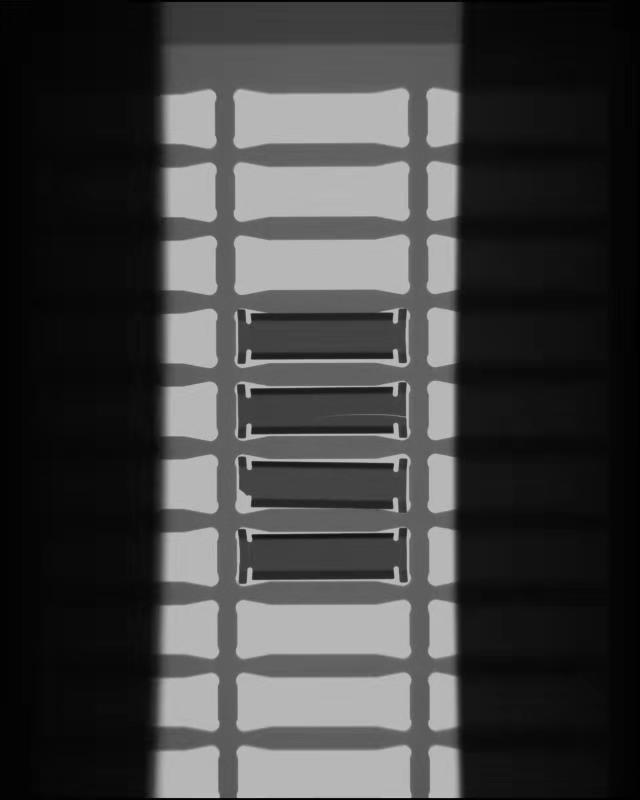
//> input picture project_code/images/ce_02.jpg, 640 x 800 px
$ ./VC_FANFUHAN_OPENCV072   (built with g++ and OpenCV 4)
//> lines starting //> are read from the running program, lines starting //| are printed output that depends on the picture; after the words box and inside, x2 and y2 are one past the last pixel; in counts of white or black regions, pixels touching at a corner belong together
// VC_FANFUHAN_OPENCV072.cpp : 定義主控台應用程式的進入點。
//
/*
// Debug | x32
通用屬性
| C/C++
|	| 一般
|		| 其他 Include 目錄 -> ..\..\opencv411_x64\include
|
| 連結器
| 	|一一般
|		|  其他程式庫目錄 -> ..\..\opencv411_x64\lib
|
| 	|一輸入
|		| 其他相依性 -> opencv_world411d.lib;%(AdditionalDependencies)

// Releas | x64
組態屬性
| C/C++
|	| 一般
|		| 其他 Include 目錄 -> ..\..\opencv411_x64\include;%(AdditionalDependencies)
|
| 連結器
| 	|一般
|		| 其他程式庫目錄 -> ..\..\opencv411_x64\lib;%(AdditionalDependencies)
|
| 	|一輸入
|		| 其他相依性 -> opencv_world411.lib;%(AdditionalDependencies)

*/

#include "stdafx.h"
#include <iostream>
#include <opencv2/opencv.hpp>
#include <opencv2/core/core.hpp>
#include <opencv2/highgui/highgui.hpp>

using namespace std;
using namespace cv;

void blur_demo(Mat &image, Mat &sum);
void edge_demo(Mat &image, Mat &sum);
int getblockSum(Mat &sum, int x1, int y1, int x2, int y2, int i);

void showHistogram(InputArray src, cv::String StrTitle);
void backProjection_demo(Mat &mat, Mat &model);
void blur3x3(Mat &src, Mat *det);

void add_salt_pepper_noise(Mat &image);
void add_gaussian_noise(Mat &image);

void USMImage(Mat src, Mat &usm, float fltPar);

void pyramid_up(Mat &image, vector<Mat> &pyramid_images, int level);
void pyramid_down(vector<Mat> &pyramid_images);

void laplaian_demo(vector<Mat> &pyramid_images, Mat &image);

void connected_component_demo(Mat &image);
void componentwithstats_demo(Mat &image);

void contours_info(Mat &image, vector<vector<Point>> &pts);
void contours_info(Mat &image, vector<vector<Point>> &pts, int threshold01, int threshold02);

void  open_demo(bool blnopen);
void  close_demo();

// [5 lines left out: function pause, not called in this run]
int main()
{
	Mat src = imread("../../images/ce_02.jpg");//Mat src = imread("../../images/test.png");
//> src is the input picture: 800 rows x 640 cols, CV_8UC3; min 0, max 201, mean 63.9
	if (src.empty())
	{
		cout << "could not load image.." << endl;
		pause();
		return -1;
	}
	else
	{
		imshow("input_src", src);
		showHistogram(src, "Histogram_input_src");
//> in showHistogram, `calcHist(&bgr_plane[0], 1, 0, Mat(), b_hist, 1, bins, ranges);`: b_hist = 256 values, max 61586 at index 183, min 0 at index 200, mean 2000
//> in showHistogram, `calcHist(&bgr_plane[1], 1, 0, Mat(), g_hist, 1, bins, ranges);`: g_hist has the same summary as b_hist
//> in showHistogram, `calcHist(&bgr_plane[2], 1, 0, Mat(), r_hist, 1, bins, ranges);`: r_hist has the same summary as b_hist
//> in showHistogram, `normalize(b_hist, b_hist, 0, histImage.rows, NORM_MINMAX, -1);`: b_hist = 256 values, max 400 at index 183, min 0 at index 200, mean 12.99
//> in showHistogram, `normalize(g_hist, g_hist, 0, histImage.rows, NORM_MINMAX, -1);`: g_hist has the same summary as b_hist
//> in showHistogram, `normalize(r_hist, r_hist, 0, histImage.rows, NORM_MINMAX, -1);`: r_hist has the same summary as b_hist
//> after the loop in showHistogram, `for (int i = 1; i < bins[0]; ++i)`:
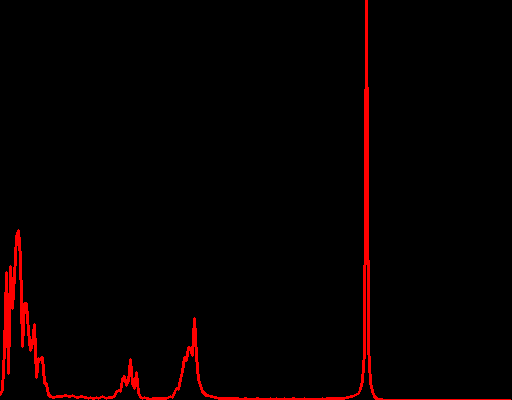
//> histImage: 400 rows x 512 cols, CV_8UC3; mean B, G, R 0, 0, 6.8

		// 二值图像
		Mat gray, binary;
		cvtColor(src, gray, COLOR_BGR2GRAY);
		threshold(gray, binary, 0, 255, THRESH_BINARY_INV | THRESH_OTSU);
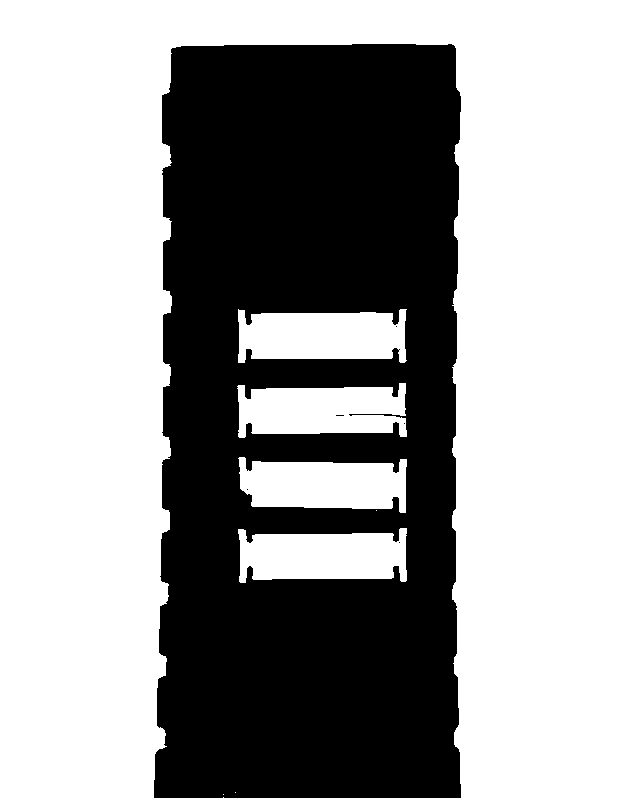
//> binary: 800 rows x 640 cols, CV_8UC1; 62.7% white; 6 black regions (5 under 20 px), largest, box (x1, y1, x2, y2) and area: (154, 44, 461, 798) 190778
		imshow("input_binary", binary);

		// 开操作,去掉一些小块
		Mat se = getStructuringElement(MORPH_RECT, Size(3, 3));
		morphologyEx(binary, binary, MORPH_OPEN, se);
//> binary: 800 rows x 640 cols, CV_8UC1; 62.7% white; 3 black regions (2 under 20 px)
		imshow("OPEN_binary", binary);

		// 绘制轮廓
		vector<vector<Point>> contours;
		vector<Vec4i> hierarchy;
		findContours(binary, contours, hierarchy, RETR_LIST, CHAIN_APPROX_SIMPLE);
//> contours = 9 contours, 3 with area under 20; largest, box (x1, y1, x2, y2) and area: (0, 0, 640, 800) 510561, (153, 43, 462, 799) 221622, (238, 309, 406, 363) 7254, (238, 528, 407, 583) 7173, (238, 383, 407, 438) 7107, (239, 457, 407, 513) 7070
		int height = src.rows;
//> height = 800
		for (size_t t = 0; t < contours.size(); t++) {
			Rect rect = boundingRect(contours[t]);
			double area = contourArea(contours[t]);
			if (rect.height > (height / 2)) {
				continue;
			}
			if (area < 150) {
				continue;
			}
			// 绘制外接矩形
			rectangle(src, rect, Scalar(0, 0, 255), 2);
			// 绘制轮廓
			drawContours(src, contours, t, Scalar(0, 255, 0), 2);
		}
//> this loop made 9 passes
//> (rect, area) on passes 2, 4, 6, 7, 8, 9: (Rect(238, 528, 169, 55), 7173), (Rect(239, 457, 168, 56), 7070), (Rect(238, 383, 169, 55), 7107), (Rect(238, 309, 168, 54), 7254), (Rect(153, 43, 309, 756), 221622.5), (Rect(0, 0, 640, 800), 510561)
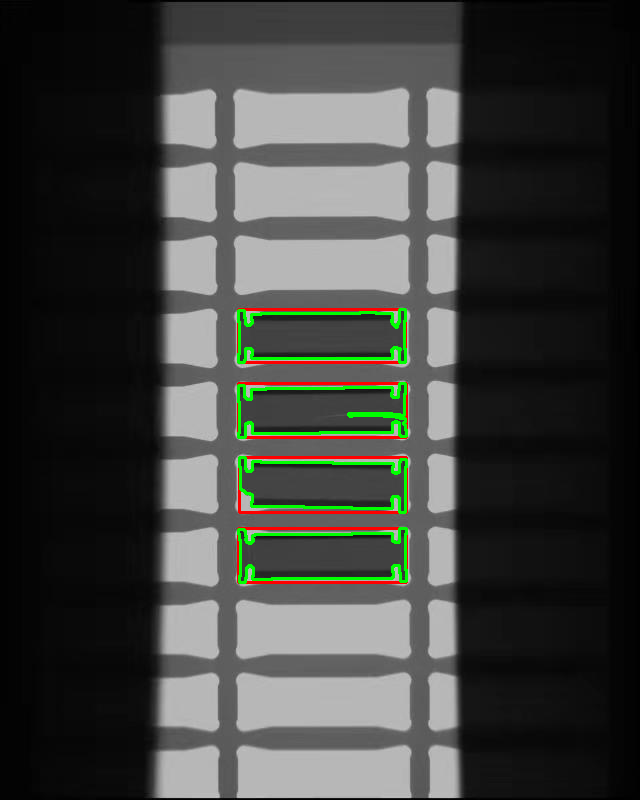
//> src: 800 rows x 640 cols, CV_8UC3; 2.13% of pixels changed, all inside (x1, y1, x2, y2) = (237, 308, 408, 584)
		imshow("result", src);

		waitKey(0);
	}
	return 0;
}
// [350 lines left out: functions close_demo, open_demo, contours_info, contours_info, componentwithstats_demo, connected_component_demo and 5 more, not called in this run]

/**
* 3x3 sobel 垂直边缘检测演示
*/
// [121 lines left out: functions edge_demo, getblockSum, add_gaussian_noise, add_salt_pepper_noise, blur3x3, backProjection_demo, not called in this run]

void showHistogram(InputArray src, cv::String StrTitle)//直方圖
{
	bool blnGray = false;
	if (src.channels() == 1)
	{
		blnGray = true;
	}

	// 三通道/單通道 直方圖 紀錄陣列
	vector<Mat> bgr_plane;
	vector<Mat> gray_plane;

	// 定义参数变量
	const int channels[1] = { 0 };
	const int bins[1] = { 256 };
	float hranges[2] = { 0, 255 };
	const float *ranges[1] = { hranges };
	Mat b_hist, g_hist, r_hist, hist;
	// 计算三通道直方图
	/*
	void calcHist( const Mat* images, int nimages,const int* channels, InputArray mask,OutputArray hist, int dims, const int* histSize,const float** ranges, bool uniform=true, bool accumulate=false );
	1.輸入的圖像數組
	2.輸入數組的個數
	3.通道數
	4.掩碼
	5.直方圖
	6.直方圖維度
	7.直方圖每個維度的尺寸數組
	8.每一維數組的範圍
	9.直方圖是否是均勻
	10.配置階段不清零
	*/
	if (blnGray)
	{
		split(src, gray_plane);
		calcHist(&gray_plane[0], 1, 0, Mat(), hist, 1, bins, ranges);
	}
	else
	{
		split(src, bgr_plane);
		calcHist(&bgr_plane[0], 1, 0, Mat(), b_hist, 1, bins, ranges);
		calcHist(&bgr_plane[1], 1, 0, Mat(), g_hist, 1, bins, ranges);
		calcHist(&bgr_plane[2], 1, 0, Mat(), r_hist, 1, bins, ranges);
	}

	/*
	* 显示直方图
	*/
	int hist_w = 512;
	int hist_h = 400;
	int bin_w = cvRound((double)hist_w / bins[0]);
	Mat histImage = Mat::zeros(hist_h, hist_w, CV_8UC3);
	// 归一化直方图数据
	if (blnGray)
	{
		normalize(hist, hist, 0, histImage.rows, NORM_MINMAX, -1);
	}
	else
	{
		normalize(b_hist, b_hist, 0, histImage.rows, NORM_MINMAX, -1);
		normalize(g_hist, g_hist, 0, histImage.rows, NORM_MINMAX, -1);
		normalize(r_hist, r_hist, 0, histImage.rows, NORM_MINMAX, -1);
	}

	// 绘制直方图曲线
	for (int i = 1; i < bins[0]; ++i)
	{
		if (blnGray)
		{
			line(histImage, Point(bin_w * (i - 1), hist_h - cvRound(hist.at<float>(i - 1))),
				Point(bin_w * (i), hist_h - cvRound(hist.at<float>(i))), Scalar(255, 255, 255),
				2, 8, 0);
		}
		else
		{
			line(histImage, Point(bin_w * (i - 1), hist_h - cvRound(b_hist.at<float>(i - 1))),
				Point(bin_w * (i), hist_h - cvRound(b_hist.at<float>(i))), Scalar(255, 0, 0),
				2, 8, 0);
			line(histImage, Point(bin_w * (i - 1), hist_h - cvRound(g_hist.at<float>(i - 1))),
				Point(bin_w * (i), hist_h - cvRound(g_hist.at<float>(i))), Scalar(0, 255, 0),
				2, 8, 0);
			line(histImage, Point(bin_w * (i - 1), hist_h - cvRound(r_hist.at<float>(i - 1))),
				Point(bin_w * (i), hist_h - cvRound(r_hist.at<float>(i))), Scalar(0, 0, 255),
				2, 8, 0);
		}


	}
	imshow(StrTitle, histImage);
}
